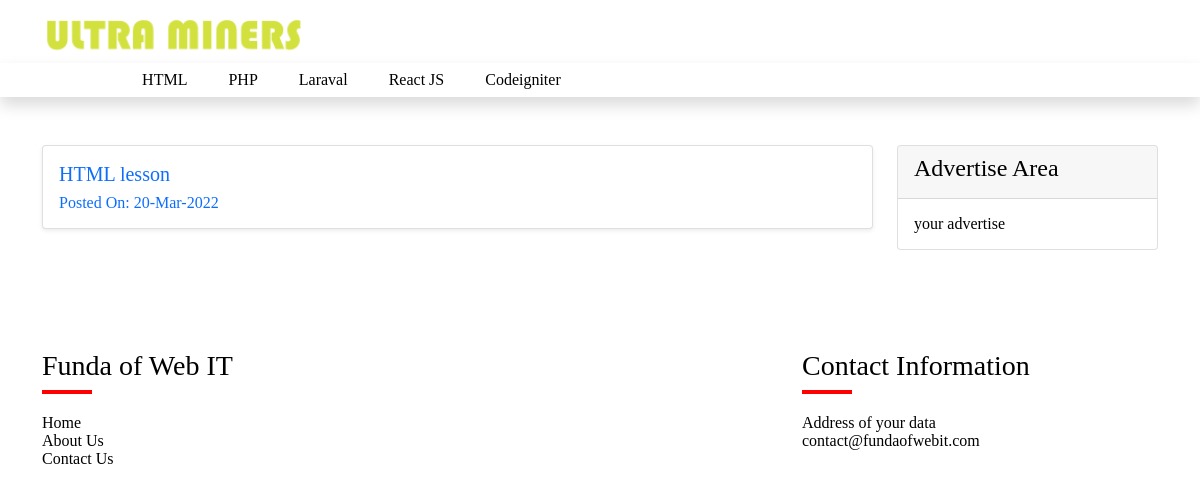
Page /category/html-tutorial on the committed database.
### tables this page shows
CREATE TABLE `categories` (
  `id` int(11) NOT NULL,
  `name` varchar(191) NOT NULL,
  `slug` varchar(191) NOT NULL,
  `description` text DEFAULT NULL,
  `meta_title` varchar(191) NOT NULL,
  `meta_description` mediumtext DEFAULT NULL,
  `meta_keyword` mediumtext DEFAULT NULL,
  `navbar_status` tinyint(1) DEFAULT 0,
  `status` tinyint(1) DEFAULT 0 COMMENT '0 = visible, 1 = hidden, 2 = deleted',
  `created_at` timestamp NULL DEFAULT current_timestamp()
);

CREATE TABLE `posts` (
  `id` int(11) NOT NULL,
  `category_id` int(11) NOT NULL,
  `name` varchar(191) NOT NULL,
  `slug` varchar(191) NOT NULL,
  `description` text DEFAULT NULL,
  `image` varchar(191) DEFAULT NULL,
  `meta_title` varchar(191) NOT NULL,
  `meta_description` mediumtext NOT NULL,
  `meta_keyword` mediumtext NOT NULL,
  `status` tinyint(1) DEFAULT 0,
  `created_at` timestamp NULL DEFAULT current_timestamp()
);

### category.php (the view, shortened to what this page needs)
<?php
include("includes/config.php");
include("includes/header.php");
include("includes/navbar.php");
?>
<div class="py-5">
    <div class="container">
        <div class="row">
            <div class="col-md-9">
                <?php
                if (isset($_GET["title"])){
                    $slug = mysqli_real_escape_string($conn, $_GET["title"]);
                    $sql = "SELECT id,slug FROM categories WHERE slug = '$slug' AND status = '0' LIMIT 1";
                    $result = mysqli_query($conn, $sql);
                    $num_row = mysqli_num_rows($result);
                    if ($num_row > 0){
                        $cat_item = mysqli_fetch_array($result);
                        $cat_id = $cat_item["id"];
                        $sql = "SELECT category_id,name,slug,created_at FROM posts WHERE category_id = '$cat_id' AND status = '0'";
                        $result = mysqli_query($conn, $sql) or die(mysqli_error($conn));
                        $num_row = mysqli_num_rows($result);
                        if ($num_row > 0){
                            foreach($result as $post){
                                ?>
                                        <a href="<?= base_url('post/'.$post["slug"]); ?>" class="text-decoration-none">
                                            <div class="card card-body shadow-sm mb-4">
                                                <h5><?= $post["name"]; ?></h5>
                                                <div>
                                                <label class="text-dark me-2">Posted On: <?= date("d-M-Y", strtotime($post["created_at"])); ?></label>
                                            </div>
                                        </div>
                                        </a>
                                <?php
                            }
                        } else {
                            ?>
                                <h4>No Post Avaliable</h4>
                            <?php
                        }
                    } else {
                        ?>
                            <h4>No Such Category Found</h4>
                        <?php
                    }
                } else {
                    ?>
                    <h4>No such URL found</h4>
                <?php
                }
                ?>
            </div>
            <div class="col-md-3">
                <div class="card">
                    <div class="card-header">
                        <h4>Advertise Area</h4>
                    </div>
                    <div class="card-body">
                        your advertise
                    </div>
                </div>
            </div>
        </div>
    </div>
</div>
<?php
include("includes/footer.php");
?>

### includes/navbar.php (shortened to what this page needs)
<div>
  <div class="container">
    <div class="row">
      <div class="col-md-3">
        <img src="<?= base_url('assets/images/logo.png') ?>" class="w-100" alt="Funda of Web IT">
      </div>
      <div class="col-md-9">
      </div>
    </div>
  </div>
</div>
<nav class="navbar navbar-expand-lg navbar-dark bg-primary shadow sticky-top">
  <div class="container">
    <div class="collapse navbar-collapse" id="navbarSupportedContent">
      <ul class="navbar-nav me-auto mb-2 mb-lg-0">
        <li class="nav-item">
          <a class="nav-link active" aria-current="page" href="<?= base_url('index.php') ?>">Home</a>
        </li>
          <?php
          $navCategory = "SELECT * FROM categories WHERE navbar_status = '0' AND status = '0'";
          $result = mysqli_query($conn, $navCategory);
          $num_row = mysqli_num_rows($result);
          if ($num_row > 0){
            foreach($result as $navItems){
                ?>
                    <li class="nav-item">
                      <a class="nav-link text-white" href="<?= base_url('category/'.$navItems["slug"]); ?>"><?= $navItems["name"]; ?></a>
                    </li>
                <?php
            }
          }
          ?>
        <?php if (isset($_SESSION["auth_user"])) : ?>
        <li class="nav-item dropdown">
          <a class="nav-link dropdown-toggle" href="#" id="navbarDropdown" role="button" data-bs-toggle="dropdown" aria-expanded="false">
           <?= $_SESSION["auth_user"]["user_name"]; ?>
          </a>
          <ul class="dropdown-menu" aria-labelledby="navbarDropdown">
            <li><a class="dropdown-item" href="#">My Profile</a></li>
            <li>
          <form action="<?= base_url('allcode.php'); ?>" method="POST">
          <button type="submit" name="logout_btn" class="dropdown-item">Logout</button>
        </form>
          </li>
          </ul>
        </li>
        <?php else : ?>
        <li class="nav-item">
          <a class="nav-link" href="<?= base_url('login.php'); ?>">Login</a>
        </li>
        <li class="nav-item">
          <a class="nav-link" href="<?= base_url('register.php'); ?>">Register</a>
        </li>
        <?php endif;  ?>
      </ul>
    </div>
  </div>
</nav>

### assets/css/custom.css (style rules this page uses)
.navbar { padding: 0px; }
.nav-link { border-right: 1px solid #fff; padding: 8px 20px !important; }

### rows in the picture
categories: name "HTML"
categories: name "PHP"
categories: name "Laraval"
categories: name "React JS"
categories: name "Codeigniter"
posts: name "HTML lesson", created_at "20-Mar-2022"
